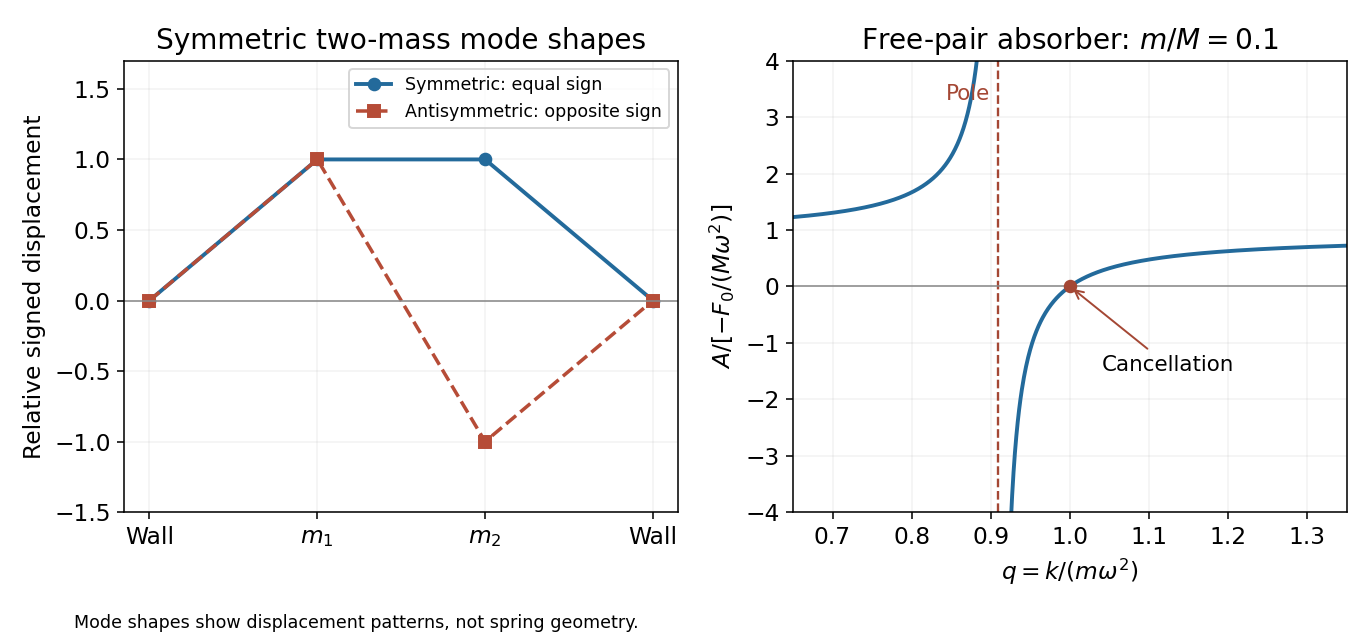

The script that drew this image:
from pathlib import Path
import numpy as np
import matplotlib
matplotlib.use("Agg")
import matplotlib.pyplot as plt
plt.rcParams.update({"font.size":12,"font.family":"DejaVu Sans","figure.facecolor":"white","axes.facecolor":"white","savefig.facecolor":"white"})

fig,(ax,bx)=plt.subplots(1,2,figsize=(9.8,4.6));x=np.arange(4)
ax.plot(x,[0,1,1,0],"o-",color="#236a9b",lw=2,label="Symmetric: equal sign");ax.plot(x,[0,1,-1,0],"s--",color="#b64c37",lw=1.8,label="Antisymmetric: opposite sign");ax.axhline(0,color="#888888",lw=.8)
ax.set(xticks=x,xticklabels=["Wall",r"$m_1$",r"$m_2$","Wall"],ylim=(-1.5,1.7),ylabel="Relative signed displacement",title="Symmetric two-mass mode shapes");ax.grid(alpha=.15);ax.legend(loc="upper right",fontsize=9)
mu=.1;pole=1/(1+mu)
for lo,hi in [(.65,pole-.003),(pole+.003,1.35)]:
 q=np.linspace(lo,hi,500);error=q-1;ratio=error/(mu+(1+mu)*error);bx.plot(q,ratio,color="#236a9b",lw=2)
bx.axvline(pole,color="#a44734",ls="--",lw=1.2);bx.axhline(0,color="#888888",lw=.8);bx.scatter([1],[0],color="#a44734",s=35,zorder=4);bx.annotate("Cancellation",(1,0),xytext=(1.04,-1.5),arrowprops=dict(arrowstyle="->",color="#a44734"),fontsize=11)
bx.text(pole-.01,3.3,"Pole",ha="right",color="#a44734",fontsize=11);bx.set(xlim=(.65,1.35),ylim=(-4,4),xlabel=r"$q=k/(m\omega^2)$",ylabel=r"$A/[-F_0/(M\omega^2)]$",title=r"Free-pair absorber: $m/M=0.1$");bx.grid(alpha=.15)
fig.text(.26,.025,"Mode shapes show displacement patterns, not spring geometry.",ha="center",fontsize=9);fig.tight_layout(rect=(0,.05,1,1))

fig.savefig(Path.cwd()/Path(__file__).with_suffix(".png").name,dpi=140,facecolor="white",transparent=False)
plt.close(fig)
